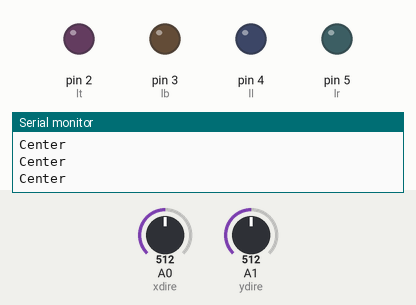
This program was run on a simulated Arduino Uno, built with avr-gcc and run on an emulated ATmega328P. On the bench: output pins drawn as LEDs (lit = HIGH), the last lines printed to the serial monitor. The test bench sets the inputs (shaded band); at power-on: A0 (xdire) = 512, A1 (ydire) = 512.

Above: at 1.2 s.
1.3 s: A0 (xdire) set to 595
2.8 s: A0 (xdire) set to 624
At 4.0 s:
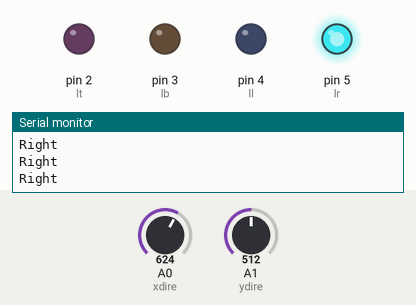
4.3 s: A0 (xdire) set to 306
At 5.5 s:
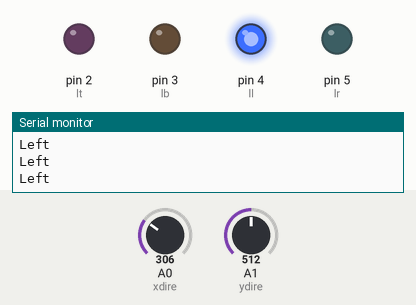
5.9 s: A0 (xdire) set to 397
7.4 s: A0 (xdire) set to 426
At 7.9 s:
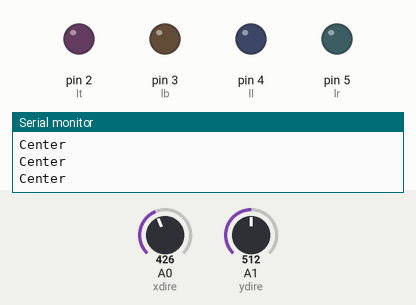
8.9 s: A1 (ydire) set to 601
10.4 s: A1 (ydire) set to 630
At 11.6 s:
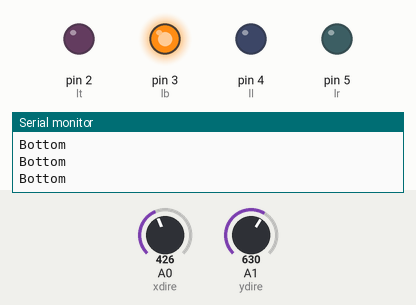
Timing chart, 0 to 12.9 s (numbered marks = the images above; inputs shaded):
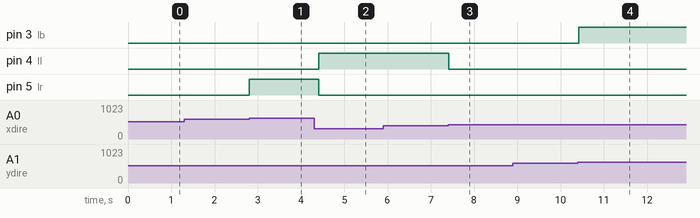

The program:

main.cpp
```cpp
#include <Arduino.h>

int xdire = A0;
int ydire = A1;

int lt = 2, lb = 3, ll = 4, lr = 5;

void setup() {
  pinMode(lt, OUTPUT);
  pinMode(lb, OUTPUT);
  pinMode(ll, OUTPUT);
  pinMode(lr, OUTPUT);

  Serial.begin(9600);
}

void loop() {
  int xValue = analogRead(xdire);
  int yValue = analogRead(ydire);

  // Define a dead zone range around 512 (center)
  int deadZone = 100; // Adjust if needed

  // Default: turn off all LEDs
  digitalWrite(lt, LOW);
  digitalWrite(lb, LOW);
  digitalWrite(ll, LOW);
  digitalWrite(lr, LOW);

  // Check X and Y directions
  if (xValue < (512 - deadZone)) {
    digitalWrite(ll, HIGH);
    Serial.println("Left");
  }
  else if (xValue > (512 + deadZone)) {
    digitalWrite(lr, HIGH);
    Serial.println("Right");
  }
  else if (yValue < (512 - deadZone)) {
    digitalWrite(lt, HIGH);
    Serial.println("Top");
  }
  else if (yValue > (512 + deadZone)) {
    digitalWrite(lb, HIGH);
    Serial.println("Bottom");
  }
  else {
    Serial.println("Center");
  }

  delay(200);
}
```

Measured:
- the behaviour switches between 612 and 613 on A0 (xdire) (found by bisection; images 0 and 1)
- the behaviour switches between 411 and 412 on A0 (xdire) (found by bisection; images 2 and 3)
- the behaviour switches between 612 and 613 on A1 (ydire) (found by bisection; images 3 and 4)
- after the input at 2.8 s, pin 5 (lr): LOW → HIGH at once
- after the input at 4.3 s, pin 4 (ll): LOW → HIGH after 0.11 s; pin 5 (lr): HIGH → LOW after 0.11 s
- after the input at 7.4 s, pin 4 (ll): HIGH → LOW at once
- after the input at 10.4 s, pin 3 (lb): LOW → HIGH at once
